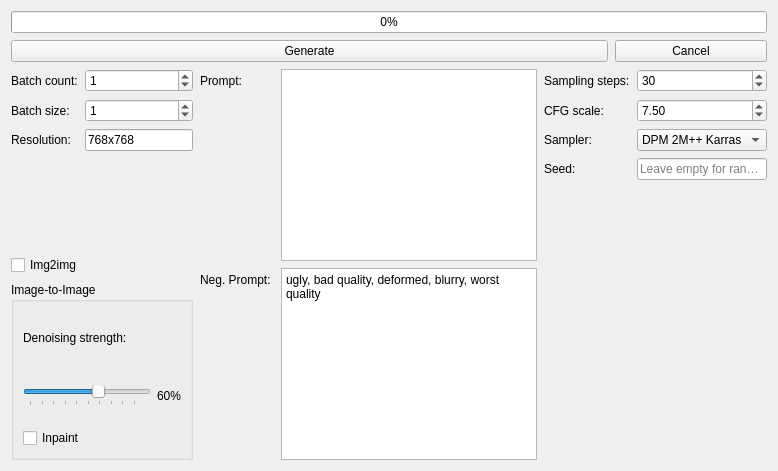
                    <widget class="QWidget" name="verticalLayoutWidget_2">
                      <layout class="QVBoxLayout" name="verticalLayout_4" stretch="0,0,0">
                        <property name="spacing">
                          <number>7</number>
                        </property>
                        <property name="sizeConstraint">
                          <enum>QLayout::SetDefaultConstraint</enum>
                        </property>
                        <item>
                          <widget class="QProgressBar" name="pgbCurrentGen">
                            <property name="value">
                              <number>0</number>
                            </property>
                          </widget>
                        </item>
                        <item>
                          <layout class="QHBoxLayout" name="horizontalLayout_6">
                            <item>
                              <widget class="QPushButton" name="btnGenerate">
                                <property name="sizePolicy">
                                  <sizepolicy hsizetype="Expanding" vsizetype="Fixed">
                                    <horstretch>0</horstretch>
                                    <verstretch>0</verstretch>
                                  </sizepolicy>
                                </property>
                                <property name="text">
                                  <string>Generate</string>
                                </property>
                              </widget>
                            </item>
                            <item>
                              <widget class="QPushButton" name="btnCancel">
                                <property name="sizePolicy">
                                  <sizepolicy hsizetype="Maximum" vsizetype="Fixed">
                                    <horstretch>0</horstretch>
                                    <verstretch>0</verstretch>
                                  </sizepolicy>
                                </property>
                                <property name="text">
                                  <string>                Cancel                </string>
                                </property>
                              </widget>
                            </item>
                          </layout>
                        </item>
                        <item>
                          <layout class="QHBoxLayout" name="horizontalLayout_4">
                            <item>
                              <layout class="QVBoxLayout" name="verticalLayout_12">
                                <item>
                                  <layout class="QFormLayout" name="formLayout_3">
                                    <item row="0" column="0">
                                      <widget class="QLabel" name="label_3">
                                        <property name="text">
                                          <string>Batch count:</string>
                                        </property>
                                      </widget>
                                    </item>
                                    <item row="0" column="1">
                                      <widget class="QSpinBox" name="spbBatchCount">
                                        <property name="sizePolicy">
                                          <sizepolicy hsizetype="Preferred" vsizetype="Fixed">
                                            <horstretch>0</horstretch>
                                            <verstretch>0</verstretch>
                                          </sizepolicy>
                                        </property>
                                        <property name="value">
                                          <number>1</number>
                                        </property>
                                      </widget>
                                    </item>
                                    <item row="1" column="0">
                                      <widget class="QLabel" name="label_2">
                                        <property name="text">
                                          <string>Batch size:</string>
                                        </property>
                                      </widget>
                                    </item>
                                    <item row="1" column="1">
                                      <widget class="QSpinBox" name="spbBatchSize">
                                        <property name="sizePolicy">
                                          <sizepolicy hsizetype="Preferred" vsizetype="Fixed">
                                            <horstretch>0</horstretch>
                                            <verstretch>0</verstretch>
                                          </sizepolicy>
                                        </property>
                                        <property name="value">
                                          <number>1</number>
                                        </property>
                                      </widget>
                                    </item>
                                    <item row="2" column="0">
                                      <widget class="QLabel" name="label">
                                        <property name="text">
                                          <string>Resolution:</string>
                                        </property>
                                      </widget>
                                    </item>
                                    <item row="2" column="1">
                                      <widget class="QLineEdit" name="edtResolution">
                                        <property name="sizePolicy">
                                          <sizepolicy hsizetype="Maximum" vsizetype="Fixed">
                                            <horstretch>0</horstretch>
                                            <verstretch>0</verstretch>
                                          </sizepolicy>
                                        </property>
                                        <property name="text">
                                          <string>768x768</string>
                                        </property>
                                      </widget>
                                    </item>
                                  </layout>
                                </item>
                                <item>
                                  <widget class="QCheckBox" name="chkImg2Img">
                                    <property name="text">
                                      <string>Img2img</string>
                                    </property>
                                  </widget>
                                </item>
                                <item>
                                  <widget class="QGroupBox" name="grpImg2Img">
                                    <property name="title">
                                      <string>Image-to-Image</string>
                                    </property>
                                    <layout class="QVBoxLayout" name="verticalLayout_10">
                                      <item>
                                        <widget class="QLabel" name="label_8">
                                          <property name="text">
                                            <string>Denoising strength:</string>
                                          </property>
                                        </widget>
                                      </item>
                                      <item>
                                        <layout class="QHBoxLayout" name="horizontalLayout_7">
                                          <item>
                                            <widget class="QSlider" name="sliDenoiseStrength">
                                              <property name="sizePolicy">
                                                <sizepolicy hsizetype="Preferred" vsizetype="Fixed">
                                                  <horstretch>0</horstretch>
                                                  <verstretch>0</verstretch>
                                                </sizepolicy>
                                              </property>
                                              <property name="minimum">
                                                <number>1</number>
                                              </property>
                                              <property name="value">
                                                <number>60</number>
                                              </property>
                                              <property name="orientation">
                                                <enum>Qt::Horizontal</enum>
                                              </property>
                                              <property name="tickPosition">
                                                <enum>QSlider::TicksBelow</enum>
                                              </property>
                                            </widget>
                                          </item>
                                          <item>
                                            <widget class="QLabel" name="lblDenoisePercShow">
                                              <property name="sizePolicy">
                                                <sizepolicy hsizetype="Maximum" vsizetype="Preferred">
                                                  <horstretch>0</horstretch>
                                                  <verstretch>0</verstretch>
                                                </sizepolicy>
                                              </property>
                                              <property name="text">
                                                <string>60%</string>
                                              </property>
                                            </widget>
                                          </item>
                                        </layout>
                                      </item>
                                      <item>
                                        <widget class="QCheckBox" name="chkInpaint">
                                          <property name="text">
                                            <string>Inpaint</string>
                                          </property>
                                        </widget>
                                      </item>
                                    </layout>
                                  </widget>
                                </item>
                              </layout>
                            </item>
                            <item>
                              <layout class="QFormLayout" name="formLayout_2">
                                <item row="1" column="0">
                                  <widget class="QLabel" name="label_4">
                                    <property name="text">
                                      <string>Neg. Prompt: </string>
                                    </property>
                                  </widget>
                                </item>
                                <item row="1" column="1">
                                  <widget class="QPlainTextEdit" name="edtNegPrompt">
                                    <property name="plainText">
                                      <string>ugly, bad quality, deformed, blurry, worst quality</string>
                                    </property>
                                  </widget>
                                </item>
                                <item row="0" column="0">
                                  <widget class="QLabel" name="label_5">
                                    <property name="text">
                                      <string>Prompt:</string>
                                    </property>
                                  </widget>
                                </item>
                                <item row="0" column="1">
                                  <widget class="QPlainTextEdit" name="edtPrompt"/>
                                </item>
                              </layout>
                            </item>
                            <item>
                              <layout class="QFormLayout" name="formLayout">
                                <item row="3" column="0">
                                  <widget class="QLabel" name="label_6">
                                    <property name="text">
                                      <string>Seed:</string>
                                    </property>
                                  </widget>
                                </item>
                                <item row="3" column="1">
                                  <widget class="QLineEdit" name="edtSeed">
                                    <property name="sizePolicy">
                                      <sizepolicy hsizetype="Minimum" vsizetype="Fixed">
                                        <horstretch>0</horstretch>
                                        <verstretch>0</verstretch>
                                      </sizepolicy>
                                    </property>
                                    <property name="placeholderText">
                                      <string>Leave empty for random...</string>
                                    </property>
                                  </widget>
                                </item>
                                <item row="2" column="0">
                                  <widget class="QLabel" name="label_7">
                                    <property name="text">
                                      <string>Sampler:</string>
                                    </property>
                                  </widget>
                                </item>
                                <item row="2" column="1">
                                  <widget class="QComboBox" name="cbSampler">
                                    <property name="sizePolicy">
                                      <sizepolicy hsizetype="Maximum" vsizetype="Fixed">
                                        <horstretch>0</horstretch>
                                        <verstretch>0</verstretch>
                                      </sizepolicy>
                                    </property>
                                    <item>
                                      <property name="text">
                                        <string>DPM 2M++ Karras</string>
                                      </property>
                                    </item>
                                    <item>
                                      <property name="text">
                                        <string>Euler Ancestral</string>
                                      </property>
                                    </item>
                                  </widget>
                                </item>
                                <item row="0" column="0">
                                  <widget class="QLabel" name="label_9">
                                    <property name="text">
                                      <string>Sampling steps:</string>
                                    </property>
                                  </widget>
                                </item>
                                <item row="0" column="1">
                                  <widget class="QSpinBox" name="spbSamplingSteps">
                                    <property name="sizePolicy">
                                      <sizepolicy hsizetype="Preferred" vsizetype="Fixed">
                                        <horstretch>0</horstretch>
                                        <verstretch>0</verstretch>
                                      </sizepolicy>
                                    </property>
                                    <property name="minimum">
                                      <number>1</number>
                                    </property>
                                    <property name="maximum">
                                      <number>9000</number>
                                    </property>
                                    <property name="value">
                                      <number>30</number>
                                    </property>
                                  </widget>
                                </item>
                                <item row="1" column="0">
                                  <widget class="QLabel" name="label_10">
                                    <property name="text">
                                      <string>CFG scale:</string>
                                    </property>
                                  </widget>
                                </item>
                                <item row="1" column="1">
                                  <widget class="QDoubleSpinBox" name="spbCFGScale">
                                    <property name="sizePolicy">
                                      <sizepolicy hsizetype="Preferred" vsizetype="Fixed">
                                        <horstretch>0</horstretch>
                                        <verstretch>0</verstretch>
                                      </sizepolicy>
                                    </property>
                                    <property name="maximum">
                                      <double>200.000000000000000</double>
                                    </property>
                                    <property name="value">
                                      <double>7.500000000000000</double>
                                    </property>
                                  </widget>
                                </item>
                              </layout>
                            </item>
                          </layout>
                        </item>
                      </layout>
                    </widget>
